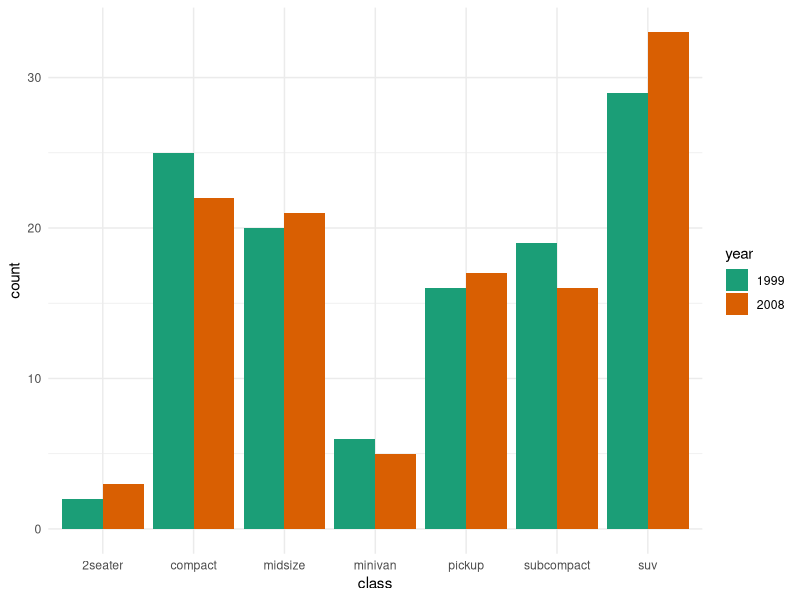
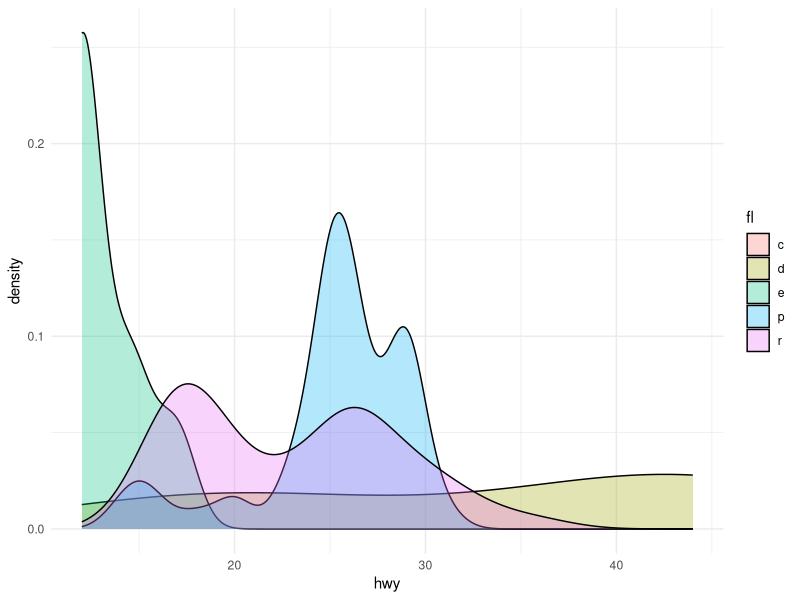
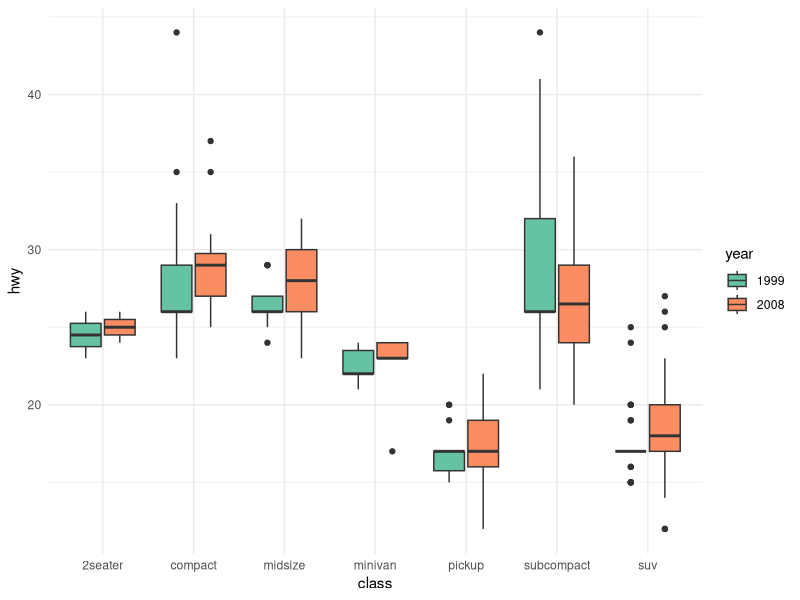
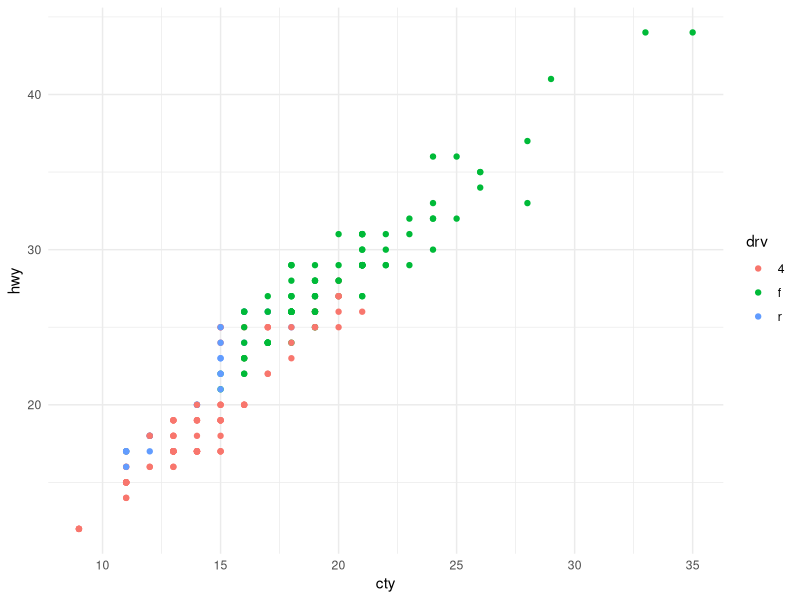
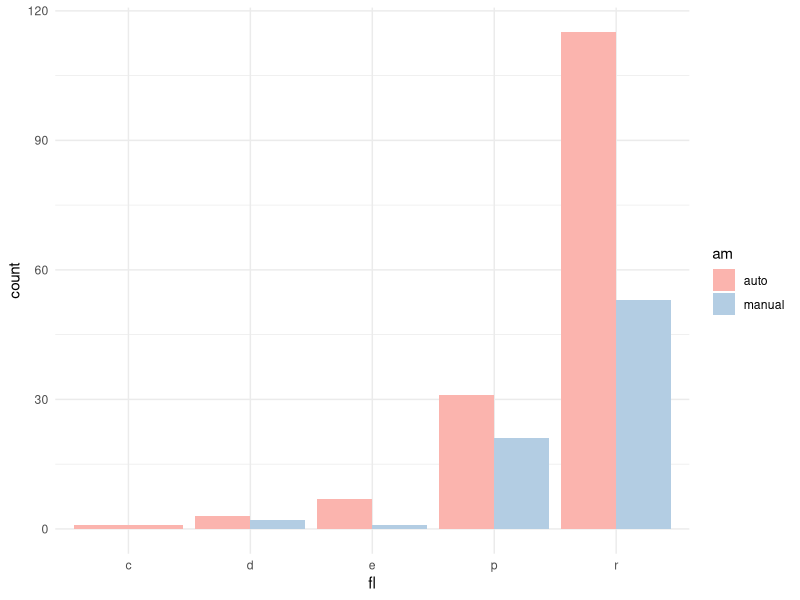

Here is the R script that generated these plots, in order:
## ---- chunk 1
library(tidyverse)
tibble(mpg)

## ---- chunk 2
mpg$year <- factor(mpg$year)
p<-ggplot(mpg,
       aes(class, fill=year)) +
  geom_bar(position="dodge") +
  theme_minimal()
p+scale_fill_brewer(palette = "Dark2")
## ---- chunk 3
## mpg$year <- factor(mpg$year)
p<- ggplot(mpg,
       aes(hwy, fill=fl)) +
  geom_density(alpha=0.3) +
  theme_minimal()
p
## ---- chunk 4
mpg$year <- factor(mpg$year)
p<-ggplot(mpg, 
       aes(class, hwy, fill=year))+
  geom_boxplot()+
  theme_minimal()
p+scale_fill_brewer(palette = "Set2")
## ---- chunk 5
ggplot(mpg,
       aes(cty, hwy, color=drv)) +
  geom_point()+
  theme_minimal()+
  scale_fill_brewer(palette = "Dark2")
## ---- chunk 6
mpg_new <- mpg %>%
  mutate( am = if_else(str_detect(trans, 'auto'), "auto", "manual"))

p<-ggplot(mpg_new,
       aes(x=fl, fill=am)) +
  geom_bar(position="dodge")+
  theme_minimal()
p+scale_fill_brewer(palette = "Pastel1")
